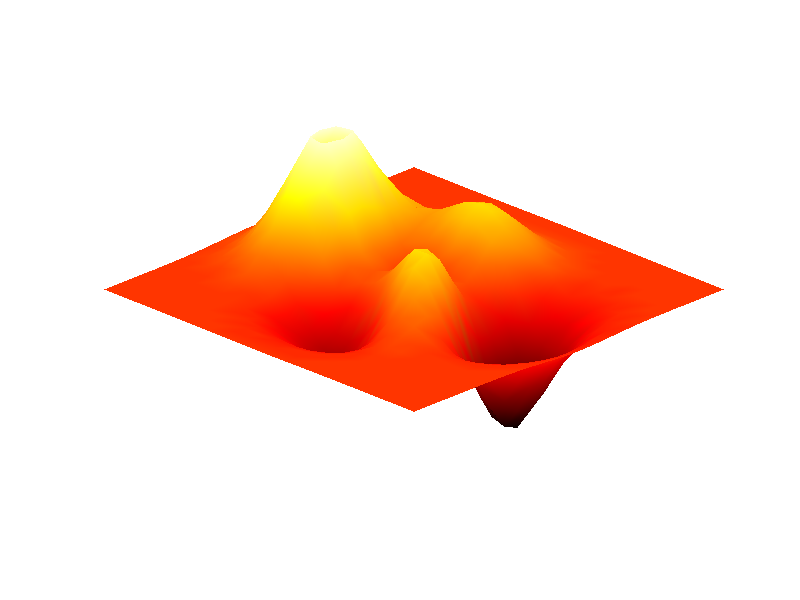

This figure's MATLAB source: (Note: this script raises an error after producing the figure.)
% SIMLEMOVIE A basic example of how the movie package works.
%            type 'type smplemovie' to see the actual program.
%

% Originally written by ALW, 11/27/95
%
% Last modified by ALW 10/11/98

% use matlab's peak function to create single images, on a coarse grid

[X,Y,F] = peaks;
indx    = [1:2:size(X,1)];
indy    = [1:2:size(X,2)];
figure(1); clf;colormap('hot')

frames = 7;
for i = 1:frames;
  factor = cos((i-0.5)*pi/frames);
  surf(X(indx,indy),Y(indx,indy),factor*F(indx,indy));
  % This usually creates figures with MANY colors, at
  % least more than 256!
  shading interp
  axis([-3 3 -3 3 -7 7])
  axis off
  view([-1 -1 1])
  disp(['Creating frame ',num2str(i)]);
  % Create frames with 512 x 320
  % quantify the image to have only 256 colors,
  % the max allowed in the gif format.
  makeframe(i,[512,320],256); 
end

% make movie: create files demoq.gif, the gif movie
% has 5 frames per sec and 20 repetitions.

makemovie([1:frames,frames:-1:1],'demo',5,20,'all');

disp(' ')
disp('======================')
disp('done with simplemovie.')
disp('======================')
disp(' ')
disp('compare demo.gif and demo.mpg with the originals...')
